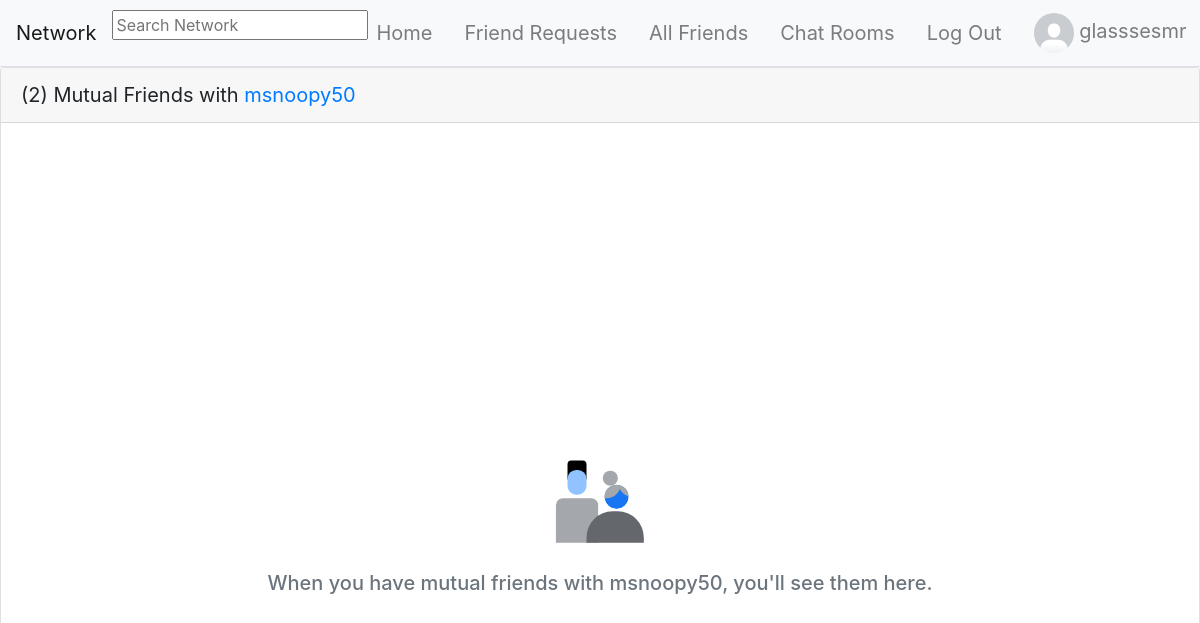
The app's page /profile_mutuals/14 (signed in), older data.
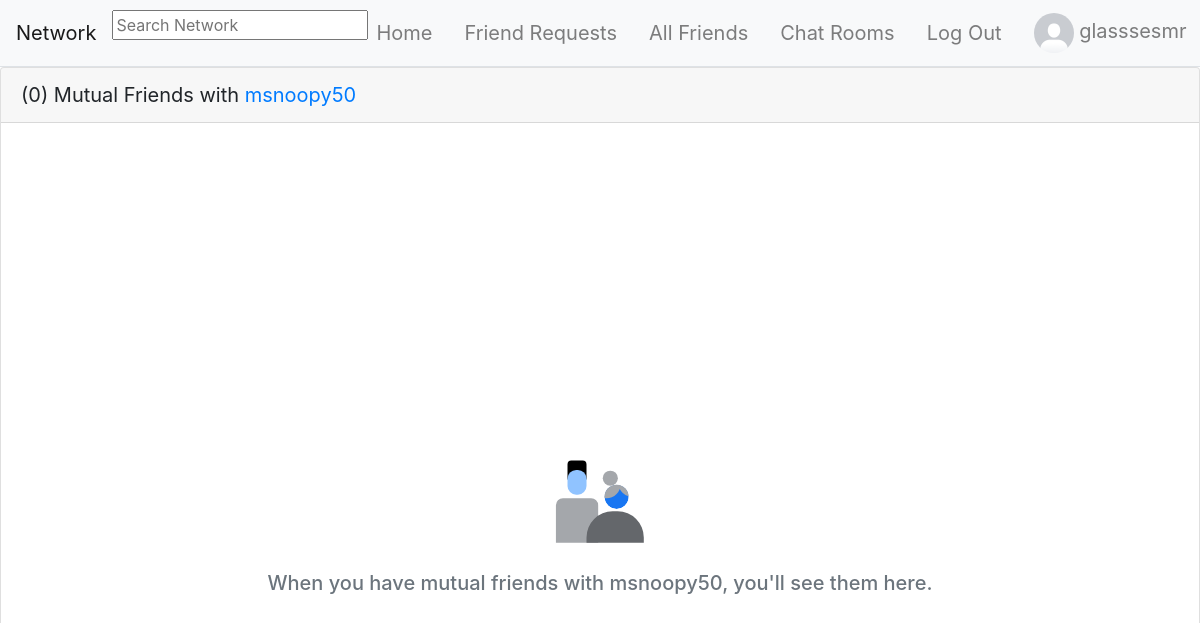
The same page, newer data.
### network/models.py (models this page shows, shortened)
class UserProfile(models.Model):
    user = models.OneToOneField(User, primary_key=True, related_name="profile", on_delete=models.CASCADE)
    bio = models.TextField(blank=True, default="No Bio...", max_length=101)
    picture = models.ImageField(blank=True, default="default_profile_image.png")
    friends = models.ManyToManyField(User, blank=True, related_name="friends")
    blocked = models.ManyToManyField(User, blank=True, related_name="blocked")

class User(AbstractUser):
    pass

### network/views.py (the view)
# urls.py: path("profile_mutuals/<int:profile_id>", views.profile_mutuals, name="profile_mutuals"),
@login_required
def profile_mutuals(request, profile_id):
    try:
        profile = UserProfile.objects.get(pk=profile_id)
        profile_friends = profile.friends.all()
        friends_with_profile = profile_friends.values_list('pk', flat=True)
        mutual_friends = request.user.profile.friends.filter(pk__in=friends_with_profile)
    except UserProfile.DoesNotExist:
        return JsonResponse({"error": "UserProfile matching query does not exist."})
    return render(request, "network/profile_mutuals.html", {
        "profile": profile,
        "mutual_friends": mutual_friends
    })

### templates/network/profile_mutuals.html (shortened to what this page needs)
{% extends "network/layout.html" %} {% load static %}
{% block body %}
    {% if not request.user == profile.user and not profile.user in request.user.profile.blocked.all %}
    <div class="card">
        <div class="card-header" style="font-size: 20px;">({{ profile.friends.all.count }}) Mutual Friends with <a href="{% url 'profile' profile.user.id %}">{{ profile.user.username }}</a></div>
        {% for mutual_friend in mutual_friends %}
            <div class="card">
                <div class="card-header d-flex">
                    <div>
                        <a href="{% url 'profile' mutual_friend.id %}">
                            <img src="{{ mutual_friend.profile.picture.url }}" alt="" width="60px" height="60px"
                                style="border-radius: 50%">
                        </a>
                    </div>
                    <div class="d-flex flex-column ml-2">
                        <a href="{% url 'profile' mutual_friend.id %}">
                            {{ mutual_friend }}
                        </a>
                    </div>
                </div>
            </div>
        {% empty %}
            <div class="d-flex align-items-center justify-content-center flex-column min-vh-100">
                <div class="p-2">
                    <img src="{% static 'network/images/null_states_people_gray_wash.svg' %}" width="112" height="112" alt="">
                </div>
                <div class="p-2 text-muted">
                    <h5 class="text-muted">When you have mutual friends with {{ profile.user.username }}, you'll see them here.</h5>
                </div>
            </div>
        {% endfor %}
    </div>
    {% endif %}
{% endblock %}

Row changes from the older to the newer data that the page shows:
changed UserProfile "msnoopy50": friends.all.count "2" → "0"
